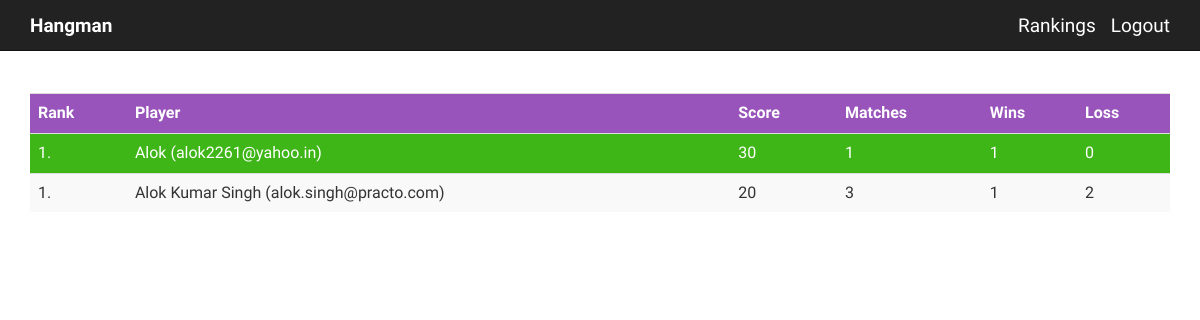
The page /rankings (signed in) on the database as committed earlier.
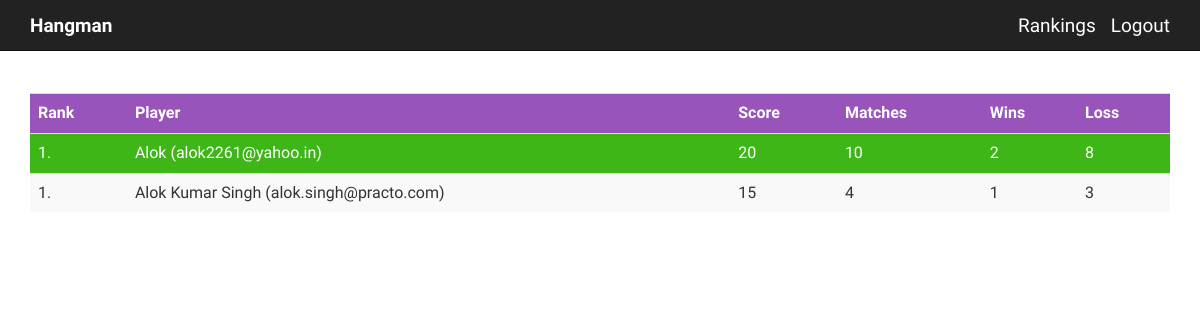
The same page on the database as committed later.
### app/models.py (models this page shows, shortened)
class User(db.Model):
    id = db.Column(db.Integer, primary_key=True)
    nickname = db.Column(db.String(64), index=True, unique=True)
    email = db.Column(db.String(140), index=True, unique=True)
    wins = db.Column(db.Integer)
    loss = db.Column(db.Integer)
    matches = db.Column(db.Integer)
    @property
    def is_authenticated(self):
        return True

### app/views.py (the view)
@app.route('/rankings')
@login_required
def rankings():
	my_user = g.user
	users = User.query.all()
	rank = {}
	for user in users:
		rank[user] = (user.wins * 30) - (user.loss * 5)
	sorted_rank = sorted(rank.items(), key=operator.itemgetter(1), reverse=True)
	return render_template("rankings.html",
						   title='Rankings',
						   user=my_user,
						   rank=sorted_rank)

### app/views.py (called while the page is built)
@lm.user_loader 		#Loads the function with the Flask-Login
def load_user(id):
    return User.query.get(int(id))

@app.before_request
def before_request():
	g.user = current_user

### app/templates/rankings.html
{% extends "base.html" %}
{% block content %}
<div class="container">
    <br><br>
    <table id="ltrs_list" class="table table-striped table-hover " width=400>
        <tbody>
            <tr>
                <th class="info"> Rank </th>
                <th class="info"> Player </th>
                <th class="info"> Score </th>
                <th class="info"> Matches </th>
                <th class="info"> Wins </th>
                <th class="info"> Loss </th>
            </tr>
            {% set r = 1 %}
            {% for key,value in rank %}
                {% set name = key.nickname + ' (' + key.email +')'%}
            <tr>
                {% set class = "" %}
                {% if user == key %}
                    {% set class = "success" %}
                {% endif %}
                <td align=left class={{ class }}>{{ r }}.</td>
                <td id={{ key }} class={{ class }} >{{ name }}</td>
                <td id={{ value }} class={{ class }}>{{ value }}</td>
                <td id={{ value }} class={{ class }}>{{ key.matches }}</td>
                <td id={{ value }} class={{ class }}>{{ key.wins }}</td>
                <td id={{ value }} class={{ class }}>{{ key.loss }}</td>
            </tr>
            {% set r = r + 1 %}
            {% endfor %}
        </tbody>
    </table>
</div>
{% endblock %}

### app/templates/base.html (shortened to what this page needs)
<html>
  <head>
   	<link rel="stylesheet" href="../static/css/bootstrap.css" media="screen">
   	<link rel="stylesheet" href="../static/css/bootswatch.min.css">
  </head>
  <body>
  	<header>
  	<div class="navbar navbar-default navbar-fixed-top">
        	<div class="container">
        		    <div class="navbar-header">
                		<a href="/hangman" class="navbar-brand"><b>Hangman</b></a>
                	</div>
                    <div class="navbar-right">
                        {% if g.user.is_authenticated %}
                            <a href="{{ url_for('rankings') }}" class="navbar-brand">Rankings</a>
                            <a href="{{ url_for('logout') }}" class="navbar-brand">Logout</a>
                        {% endif %}
                    </div>
        </div>
	</div>
  	</header>
  {% block content %}{% endblock %}
  </body>
</html>

Rows that differ between the two databases and show on the page:
changed User (number 1 of 2 on the later page): value "30" → "20"; matches "1" → "10"; wins "1" → "2"; loss "0" → "8"
changed User (number 2 of 2 on the later page): value "20" → "15"; matches "3" → "4"; loss "2" → "3"
